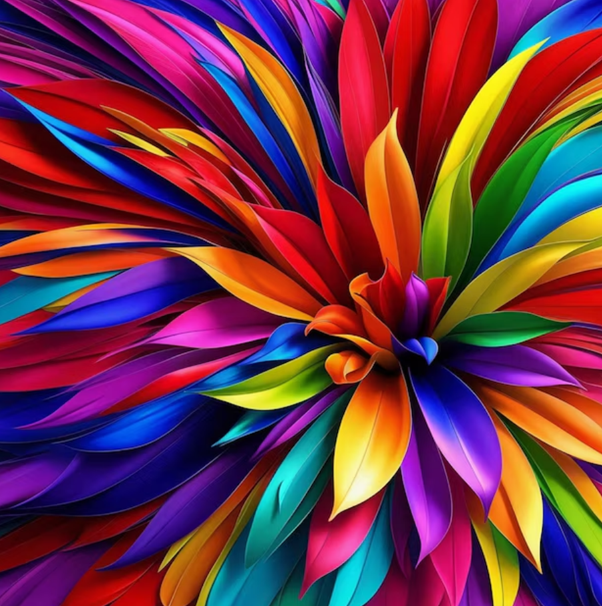
#> input picture MarkDown/Imagenes/mandala.png, 602 x 606 px, found by its file name
$ python ActividadOperadorPuntual.py
#> lines starting #> are read from the running program, lines starting #| are printed output that depends on the picture; after the words box and inside, x2 and y2 are one past the last pixel; in counts of white or black regions, pixels touching at a corner belong together
import cv2 as cv
import numpy as np

# Cargar la imagen en escala de grises
img = cv.imread('mandala.png', 0)
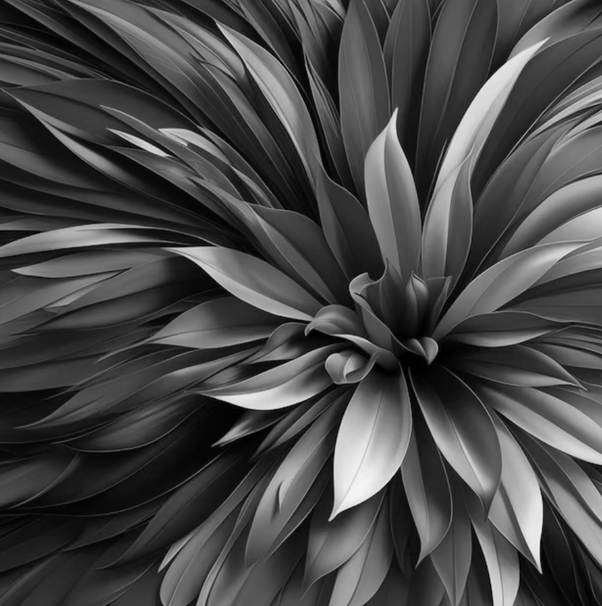
#> img: shape (606, 602); min 0, max 245, mean 72.1

# Mostrar imagen original
cv.imshow('Imagen Original', img)

# Obtener dimensiones de la imagen
x, y = img.shape
#> x = 606; y = 602

# Aplicación 1: Corrección de imágenes (Escalado Lineal - Mejora de brillo y contraste)
alpha = 1.5  # Factor de escala (modifica el contraste)
beta = 30    # Desplazamiento (modifica el brillo)
escala_lineal = cv.convertScaleAbs(img, alpha=alpha, beta=beta)
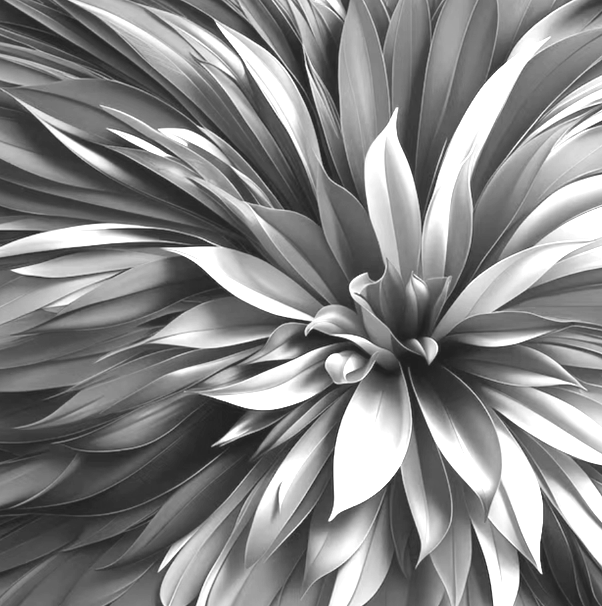
#> escala_lineal: shape (606, 602); min 30, max 255, mean 133.7
cv.imshow('Correccion de imagen - Escalado Lineal', escala_lineal)

# Aplicación 2: Segmentación (Umbralización binaria)
threshold = 150
_, umbralizacion = cv.threshold(img, threshold, 255, cv.THRESH_BINARY)
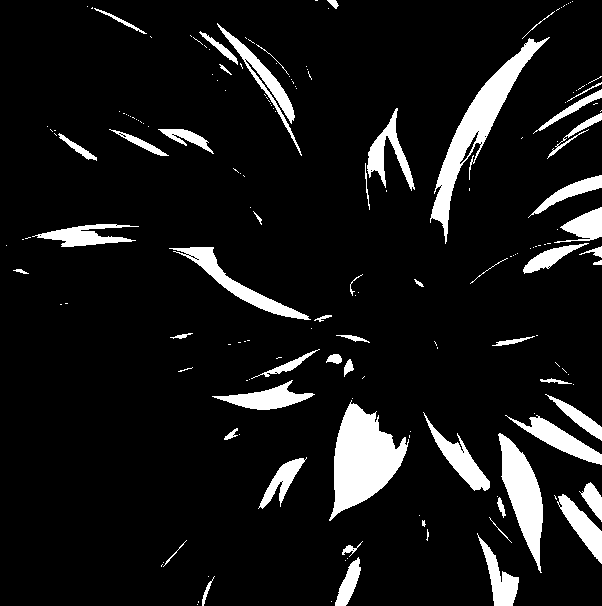
#> umbralizacion: shape (606, 602); 9.2% white; 175 white regions (122 under 20 px), largest, box (x1, y1, x2, y2) and area: (329, 400, 409, 521) 5041, (430, 37, 550, 244) 4373, (498, 433, 543, 573) 2906
cv.imshow('Segmentacion - Umbralizacion Binaria', umbralizacion)

# Aplicación 3: Análisis médico (Transformación Logarítmica)
c = 255 / np.log(1 + np.max(img))  # Constante de normalización
#> c = 46.32
log_transform = c * (np.log(img + 1))  # Aplicación de la transformación logarítmica
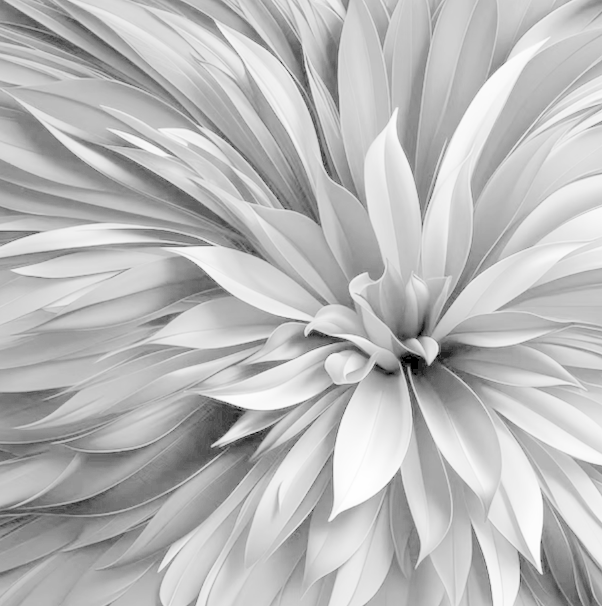
#> log_transform: shape (606, 602) float16; min 0, max 254.9, mean 186.2
log_transform = np.array(log_transform, dtype=np.uint8)
cv.imshow('Analisis medico - Transformacion Logaritmica', log_transform)

# Aplicación 4: Procesamiento en tiempo real (Inversión de Colores - Negativo)
negativo = 255 - img
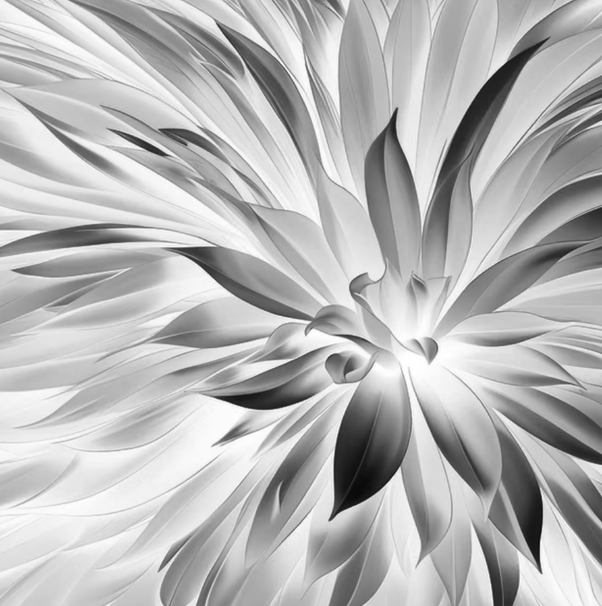
#> negativo: shape (606, 602); min 10, max 255, mean 182.9
cv.imshow('Procesamiento en tiempo real - Negativo', negativo)

# Aplicación 5: Procesamiento en tiempo real (Umbralización inversa)
umbral_inversa = img.copy()
for i in range(x):
    for j in range(y):
        if umbral_inversa[i, j] > threshold:
            umbral_inversa[i, j] = 0  # Píxeles mayores al umbral se hacen 0
        else:
            umbral_inversa[i, j] = 255  # Píxeles menores o iguales se hacen 255
cv.imshow('Procesamiento en tiempo real: Umbralizacion Inversa', umbral_inversa)

# Aplicación 6: Ecualización de Histograma
ecualizacion = cv.equalizeHist(img)  # Aplica la ecualización de histograma a la imagen
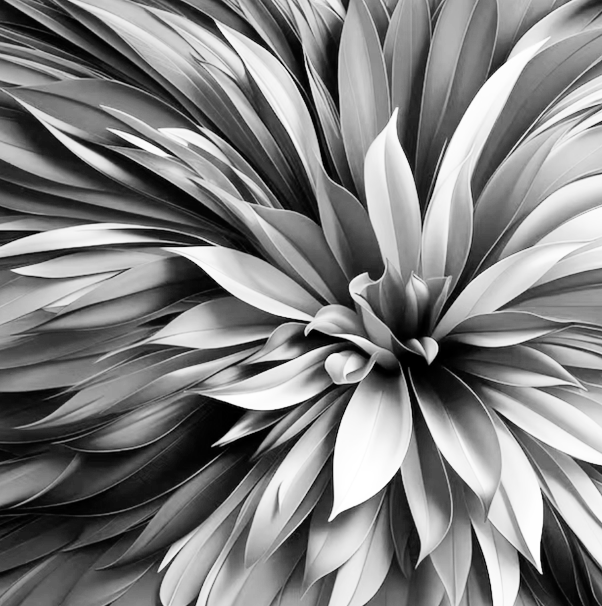
#> ecualizacion: shape (606, 602); min 0, max 255, mean 128.3
cv.imshow('Ecualizacion de Histograma', ecualizacion)

# Esperar a que el usuario presione cualquier tecla para continuar
cv.waitKey(0)

# Cerrar todas las ventanas
cv.destroyAllWindows()

$ run again, with MarkDown/Imagenes/BYN.png copied over MarkDown/Imagenes/mandala.png
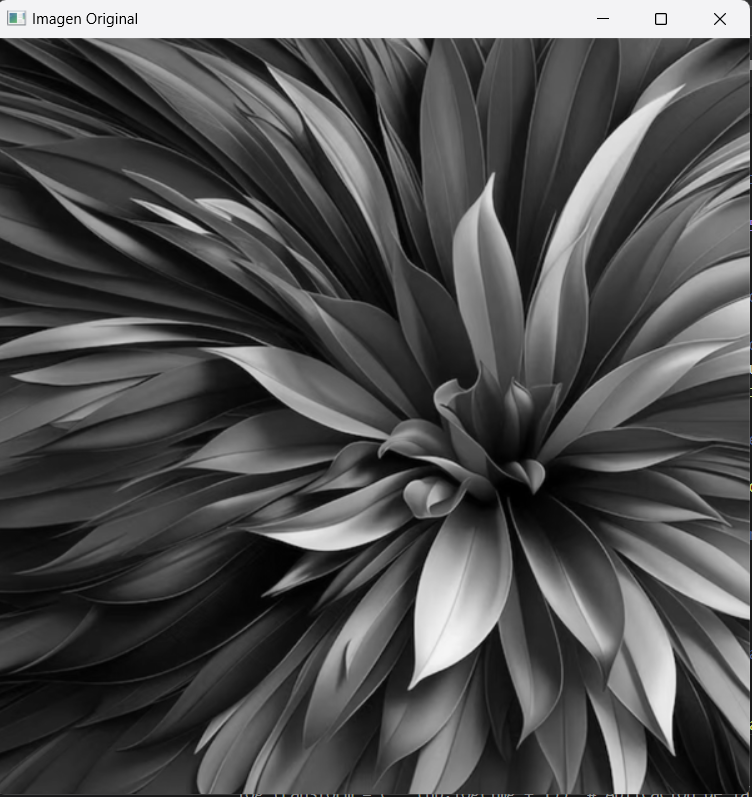
#> input picture MarkDown/Imagenes/BYN.png, 752 x 797 px, found by its file name
#> `_, umbralizacion = cv.threshold(img, threshold, 255, cv.THRESH_BINARY)`:
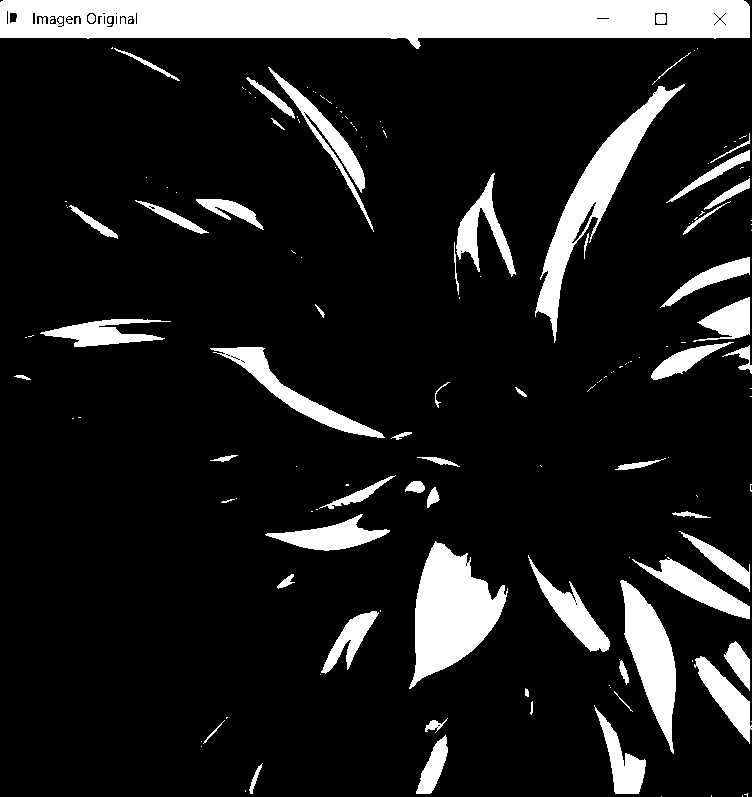
#> umbralizacion: shape (797, 752); 13.3% white; 155 white regions (97 under 20 px), largest, box (x1, y1, x2, y2) and area: (0, 0, 750, 49) 27880, (409, 541, 508, 689) 7864, (535, 84, 685, 343) 6784
#> c = 46.12
#> `ecualizacion = cv.equalizeHist(img)`:
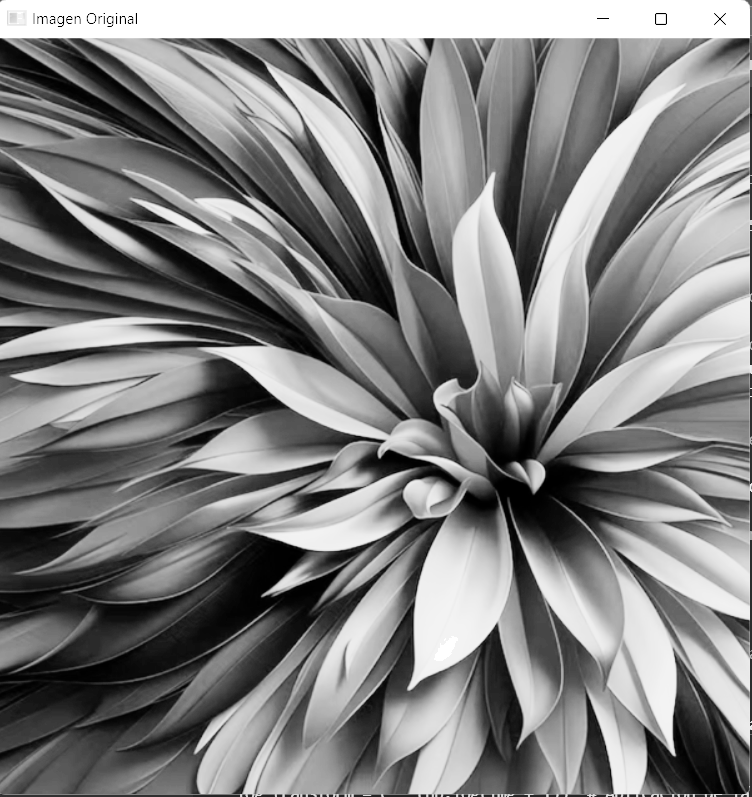
#> ecualizacion: shape (797, 752); min 0, max 255, mean 128.5

$ run again, with MarkDown/Imagenes/Bigote.png copied over MarkDown/Imagenes/mandala.png
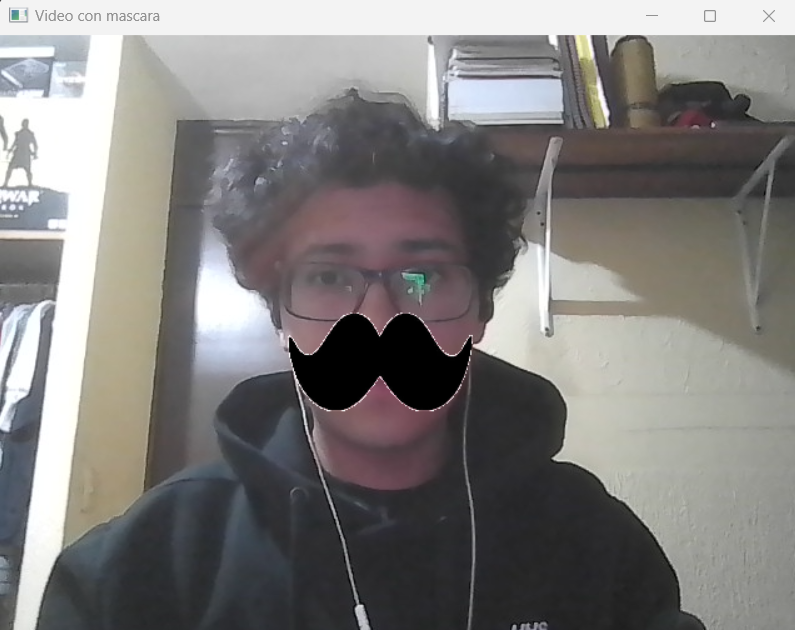
#> input picture MarkDown/Imagenes/Bigote.png, 795 x 630 px, found by its file name
#> `_, umbralizacion = cv.threshold(img, threshold, 255, cv.THRESH_BINARY)`:
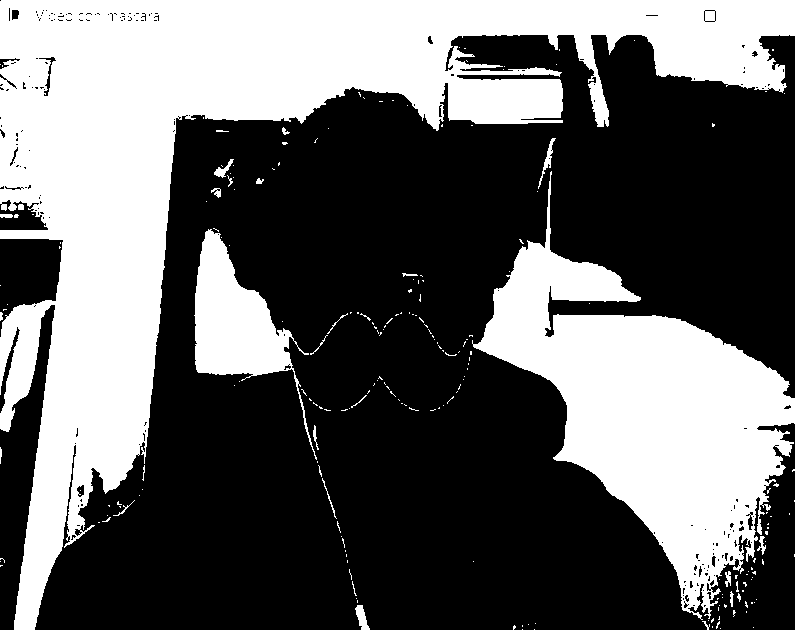
#> umbralizacion: shape (630, 795); 38.9% white; 217 white regions (189 under 20 px), largest, box (x1, y1, x2, y2) and area: (0, 0, 795, 630) 129572, (472, 171, 795, 620) 54289, (194, 229, 317, 460) 8999
#> c = 45.99
#> `ecualizacion = cv.equalizeHist(img)`:
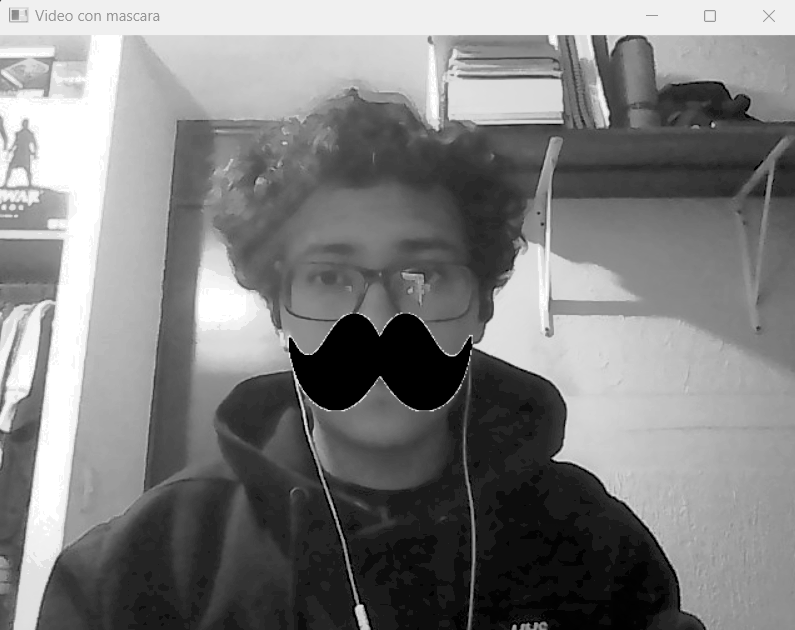
#> ecualizacion: shape (630, 795); min 0, max 255, mean 126.6

$ run again, with MarkDown/Imagenes/Camara.png copied over MarkDown/Imagenes/mandala.png
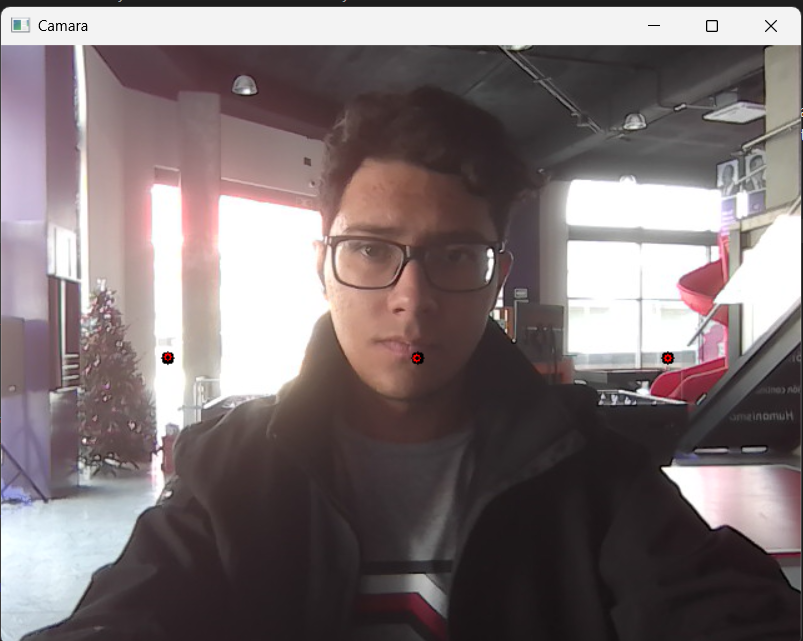
#> input picture MarkDown/Imagenes/Camara.png, 803 x 641 px, found by its file name
#> `_, umbralizacion = cv.threshold(img, threshold, 255, cv.THRESH_BINARY)`:
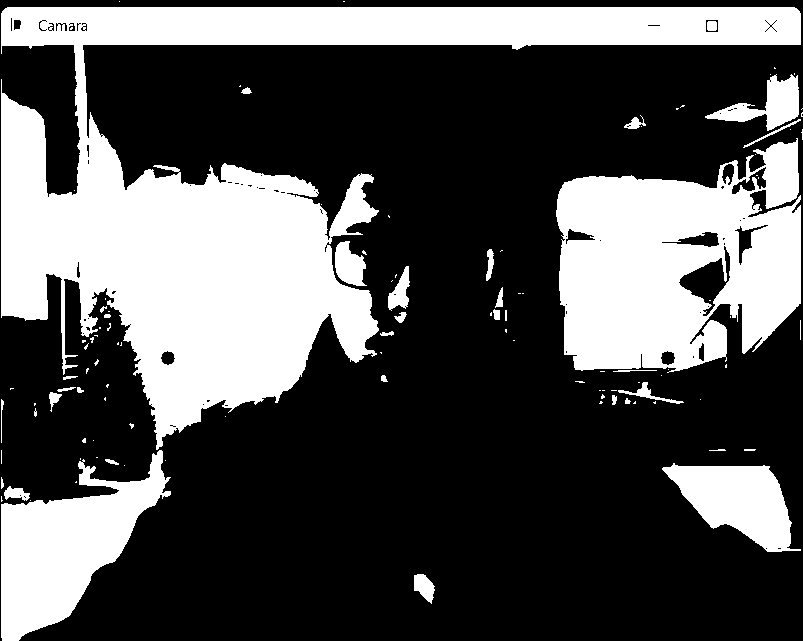
#> umbralizacion: shape (641, 803); 32.8% white; 111 white regions (75 under 20 px), largest, box (x1, y1, x2, y2) and area: (1, 7, 801, 450) 100062, (556, 138, 801, 373) 39923, (1, 450, 171, 641) 15601
#> c = 45.99
#> `ecualizacion = cv.equalizeHist(img)`:
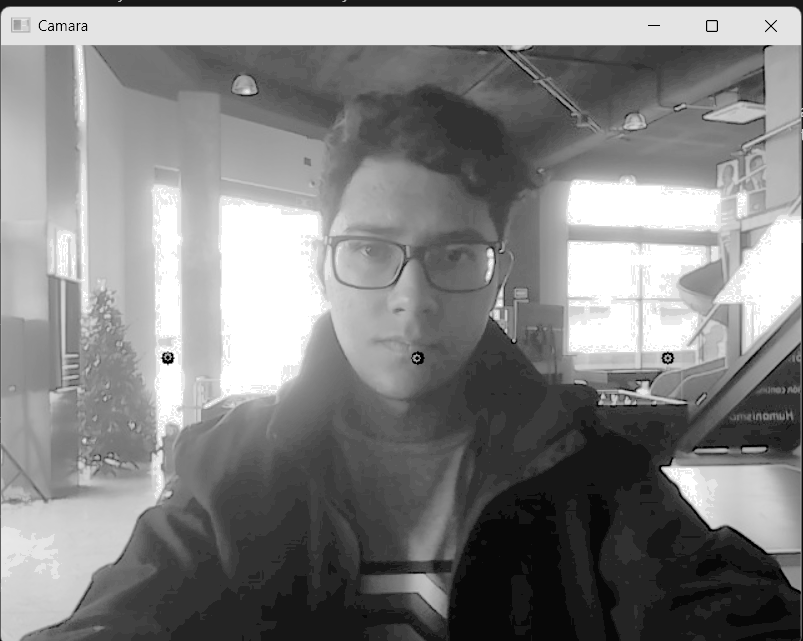
#> ecualizacion: shape (641, 803); min 0, max 255, mean 130.6
